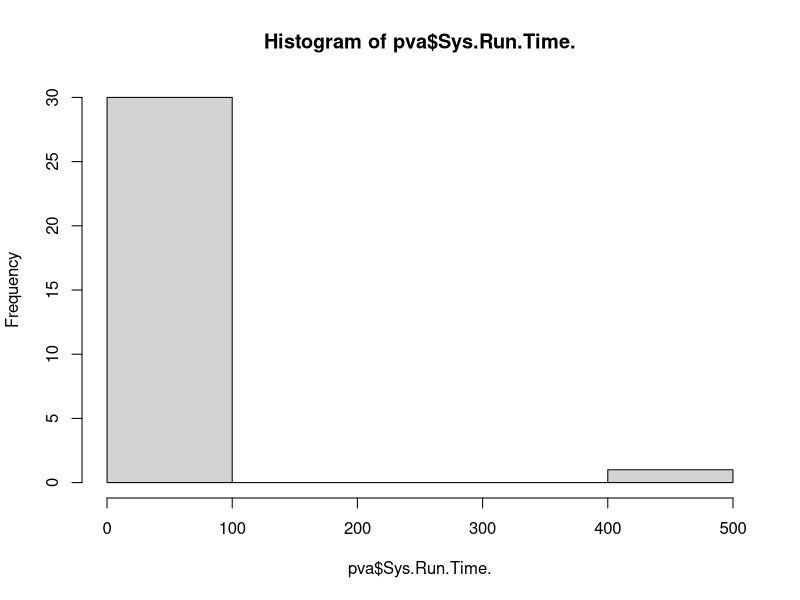

This figure's R source: (Note: this script raises an error after producing the figure.)
## ---- chunk 1
setwd("~/Box/Teaching/Comp Bio Fall 2020/Lectures/Module 4")
pva=read.csv(file="Lab6_Perl_v_Awk.csv")
View(pva)
## ---- chunk 2
#plot(pva$Programming.Language.,pva$Sys.Run.Time.)
## ---- chunk 3
pva=read.csv(file="Lab6_Perl_v_Awk.csv",na.strings="na")
#plot(pva$Programming.Language.,pva$Sys.Run.Time.)
## ---- chunk 4
summary(pva)
## ---- chunk 5
hist(pva$Sys.Run.Time.)
## ---- chunk 6
pva2=subset(pva,pva$Sys.Run.Time.<=1)
plot(pva2$Programming.Language.,pva2$Sys.Run.Time.,main="Perl versus Awk",xlab="Programming Language",ylab="Sys Time in Seconds")

## ---- chunk 7
mean(pva2$Sys.Run.Time.[pva2$Programming.Language.=="Perl"])
mean(pva2$Sys.Run.Time.[pva2$Programming.Language.=="Awk"])
## ---- chunk 8
full=subset(pva2,pva2$Input.VCF.File.Size.=="Full")
plot(full$Programming.Language.,full$Sys.Run.Time.,main="Perl versus Awk for Full File",xlab="Programming Language",ylab="Sys Time in Seconds")
## ---- chunk 9
small=subset(pva2,pva2$Input.VCF.File.Size.=="Partial")
plot(small$Programming.Language.,small$Sys.Run.Time.,main="Perl versus Awk for Small File",xlab="Programming Language",ylab="Sys Time in Seconds")
## ---- chunk 10
#full file size
mean(full$Sys.Run.Time.[full$Programming.Language.=="Perl"])
mean(full$Sys.Run.Time.[full$Programming.Language.=="Awk"])

#short file size
mean(small$Sys.Run.Time.[small$Programming.Language.=="Perl"])
mean(small$Sys.Run.Time.[small$Programming.Language.=="Awk"])
## ---- chunk 11
model_full=aov(full$Sys.Run.Time.~full$Programming.Language.)
model_small=aov(small$Sys.Run.Time.~small$Programming.Language.)

#get AOV Table
summary(model_full)
summary(model_small)
## ---- chunk 12
fat=read.csv(file="BodyFat.csv")
## ---- chunk 13
#statistical summary of data 
summary(fat)
range(fat$WEIGHT)
range(fat$BODYFAT)
## ---- chunk 14
#first, like aov, we will fit a generalized linear model:
fit=glm(BODYFAT~WEIGHT+DENSITY+ADIPOSITY+AGE+HEIGHT+NECK+CHEST+ABDOMEN+HIP+THIGH+KNEE+ANKLE+BICEPS+FOREARM+WRIST,data=fat)

#To see the fit, we will make a summary table
summary(fit)
